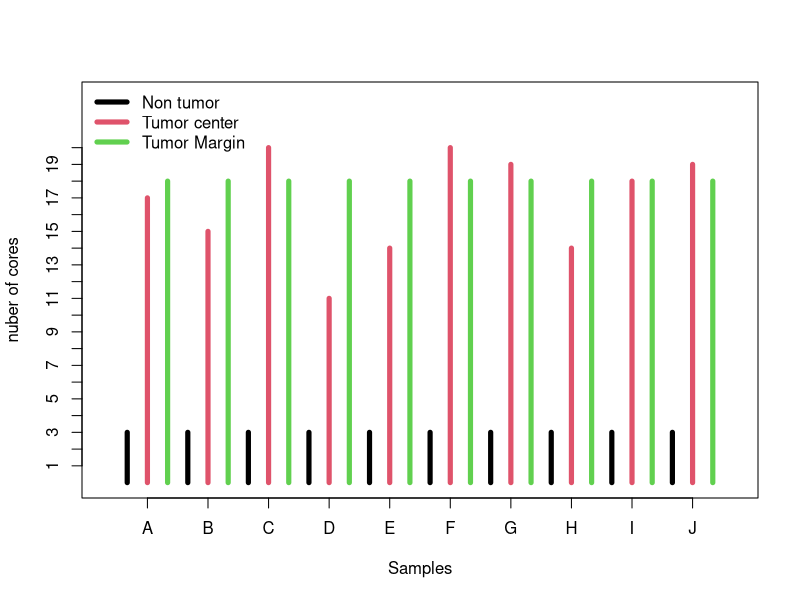
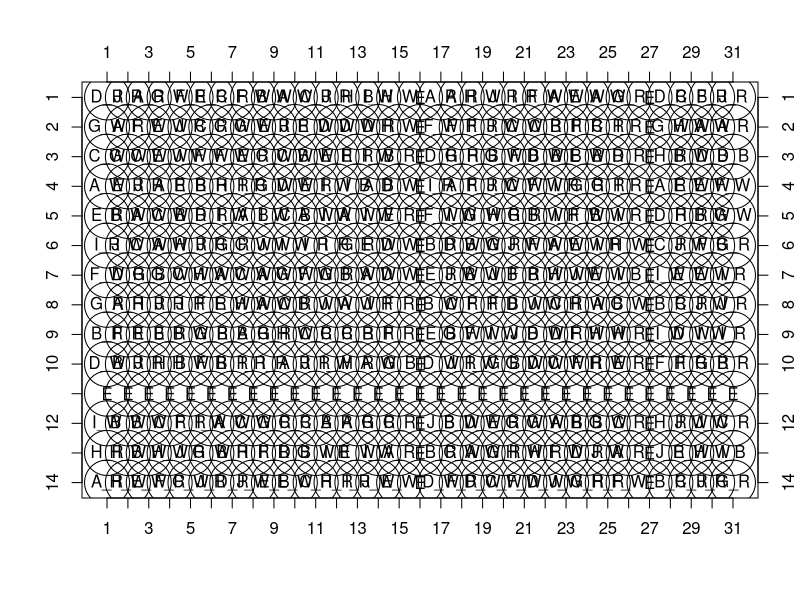
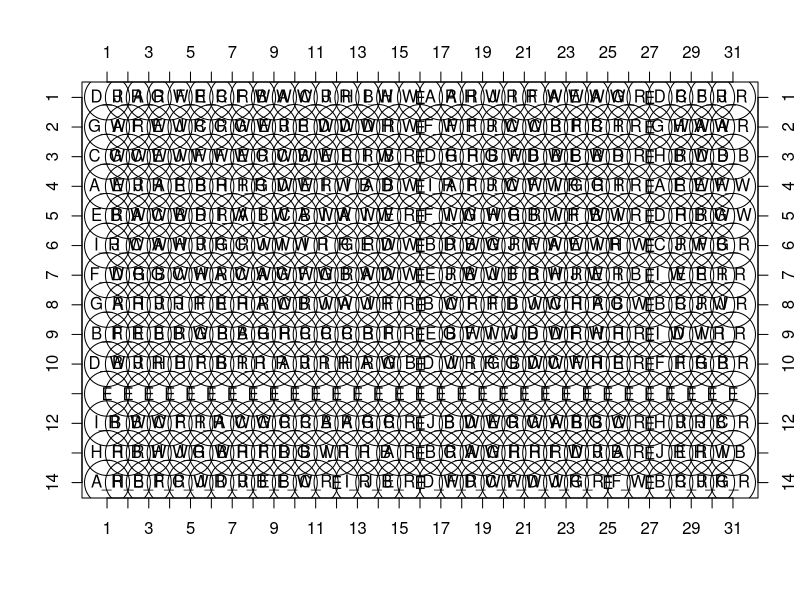
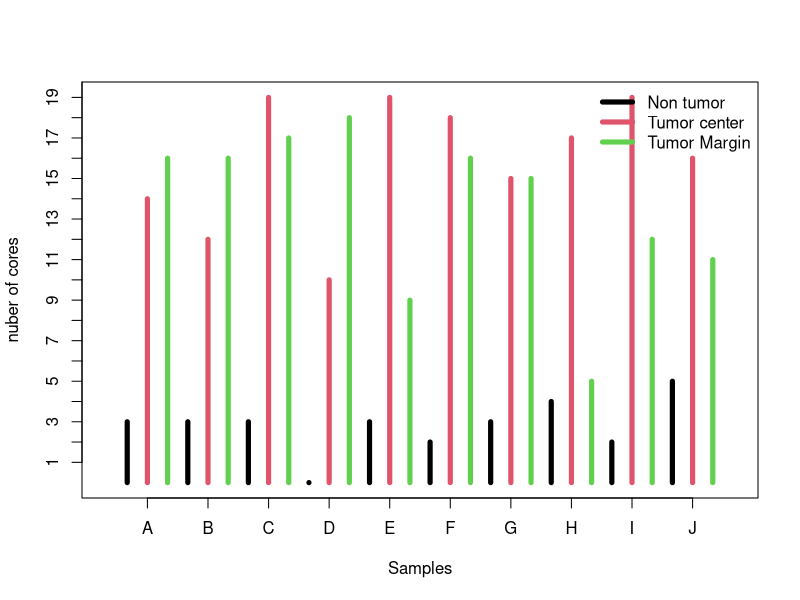
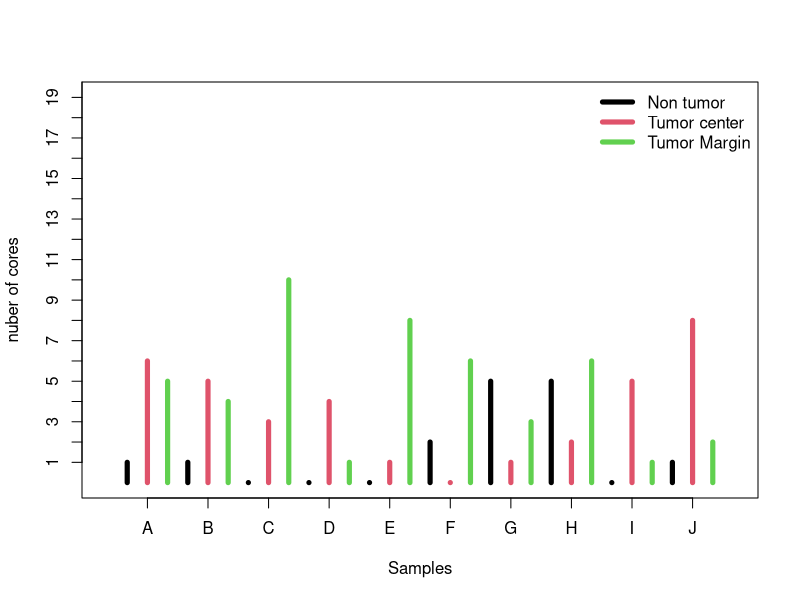

The R script that drew these images, in order:
set.seed(1)
# spatial transcriptomics
# the chosen design is 0.6 cores 31x14 matrix
# there are 10 cases 
cases <- LETTERS[1:10]
# there are 3 core types [color on the slide]
# red: tumor center (R) [color Red]
# blue: non tumor (B) [color Blue]
# white: tumor margin (W) [color white]
core_type <- c('R','B','W')
# TMA_cores <- expand.grid(cases,core_type)
# TMA_cores <- paste(TMA_cores[,1],TMA_cores[,2],sep = '_')
# core_prob <- c(rep(0.05, times = 10), rep(0.01, times = 10),rep(0.04, times = 10))

# we will use a 31x14 TMA design
TMA_map <- matrix(nrow = 14, ncol = 31) #prepare a matrix to hold the TMA structure
# 'E' will be the empty columns and row to orient the TMA
TMA_map[,c(16,27)] <- 'E' 
TMA_map[11,] <- 'E'
TMA_map
# sum(is.na(TMA_map)) # 377
to_fill <- vector(length = sum(is.na(TMA_map)))

# ensure that there are at least 3 non neoplastic cores
to_fill[1:30] <- rep(paste(cases,core_type[2],sep='_'), times = 3) 

# ensure that there are at least 15 margin neoplastic cores
to_fill[31:210] <- rep(paste(cases,core_type[3],sep='_'), times = 18) 

# randomly fill the rest with tumor center
for(i in 211:length(to_fill)) { to_fill[i] <- 
  sample(paste(cases,core_type[1],sep='_'),
         size = 1, 
         replace = FALSE)}

pdf('samples.pdf', width = 9, height = 9)
plot(NULL, xlim = c(0,31), ylim = c(0,23), 
     xaxt = "n", yaxt = "n", xlab = "Samples", ylab = "nuber of cores")
lines(table(to_fill), lwd = 5, col = 1:3)
legend('topleft', lwd = 5, col = 1:3,  bty = "n",
       legend = c("Non tumor", "Tumor center", "Tumor Margin"))
axis(side = 1, at = 1:10*3 -1, labels = LETTERS[1:10])
axis(side = 2, at = 1:20, labels = 1:20)
dev.off()

# test the length of the vector and the empty spaces
sum(is.na(TMA_map)) == length(to_fill) # 377

to_fill_r <- sample(to_fill, 
                    size = length(to_fill),
                    replace = FALSE)

idx <- which(is.na(TMA_map))
TMA_v <- vector(length = 31*14)
for( i in 1:length(to_fill_r)) TMA_v[idx[i]] <- to_fill_r[i]
TMA <- matrix(TMA_v, nrow = 14, ncol = 31)
TMA[,c(16,27)] <- 'E' 
TMA[11,] <- 'E'


write.csv(TMA, 'map.csv')
pdf('map.pdf', width = 16, height = 11)
plot(expand.grid(1:31,1:14), cex = 6, 
     xlab='', ylab='', xaxt = 'n', yaxt = 'n')
axis(c(1),1:31)
axis(c(3),1:31)
axis(c(2),1:14,14:1)
axis(c(4),1:14,14:1)
for(c in 1:31){
  for(r in 1:14){
    text(x = c,
         y = 15-r,
         labels = TMA[r,c])}}
dev.off()

# Changes made during TMA building
TMA_t <- TMA
TMA_t[7,6] <- "H_R"
TMA_t[7,23] <- "H_R"
TMA_t[7,25] <- "E_R"
TMA_t[7,29] <- "E_R"
TMA_t[7,30] <- "E_R"

TMA_t[8,7] <- "E_R"
TMA_t[8,8] <- "H_R"
TMA_t[8,24] <- "H_R"

TMA_t[9,10] <- "H_R"
TMA_t[9,25] <- "H_R"
TMA_t[9,30] <- "I_R"

TMA_t[10,5] <- "H_R"
TMA_t[10,12] <- "I_R"
TMA_t[10,19] <- "I_R"
TMA_t[10,25] <- "H_R"

TMA_t[12,1] <- "I_R"
TMA_t[12,6] <- "I_R"
TMA_t[12,29] <- "J_R"
TMA_t[12,30] <- "J_B"

TMA_t[13,2] <- "H_R"
TMA_t[13,13] <- "I_R"
TMA_t[13,14] <- "I_B"
TMA_t[13,21] <- "H_R"
TMA_t[13,25] <- "J_B"
TMA_t[13,29] <- "E_R"
TMA_t[13,30] <- "H_W"

TMA_t[14,2] <- "H_B"
TMA_t[14,3] <- "E_R"
TMA_t[14,8] <- "J_B"
TMA_t[14,10] <- "E_W"
TMA_t[14,12] <- "E"
TMA_t[14,14] <- "J_B"
TMA_t[14,15] <- "E_R"
TMA_t[14,23] <- "J_R"
TMA_t[14,25] <- "E"

pdf('map_t.pdf', width = 16, height = 11)
plot(expand.grid(1:31,1:14), cex = 6, 
     xlab='', ylab='', xaxt = 'n', yaxt = 'n')
axis(c(1),1:31)
axis(c(3),1:31)
axis(c(2),1:14,14:1)
axis(c(4),1:14,14:1)
for(c in 1:31){
  for(r in 1:14){
    text(x = c,
         y = 15-r,
         labels = TMA_t[r,c])}}
dev.off()

# scanning with geomx
# column missing 30, 31
# row missing 14

TMA_g <- TMA_t[-13,-c(30,31)]
to_lines <- c(table(TMA_g)[1:9],
           0, # cutting out the missing column and the missing rows all 3 D_B are absent
           table(TMA_g)[10:11], #[12] represents empty spots
           table(TMA_g)[13:30])
attr(to_lines,"names")[10] <- "D_B"
pdf('samples_g.pdf', width = 9, height = 9)
plot(NULL, xlim = c(0,31), ylim = c(0,19), 
     xaxt = "n", yaxt = "n", xlab = "Samples", ylab = "nuber of cores")
segments(x0=1:30, y0=0, y1=to_lines, lwd = 5, col = 1:3)
legend('topright', lwd = 5, col = 1:3,  bty = "n",
       legend = c("Non tumor", "Tumor center", "Tumor Margin"))
axis(side = 1, at = 1:10*3 -1, labels = LETTERS[1:10])
axis(side = 2, at = 1:20, labels = 1:20)
dev.off()

TMA_g <- TMA_t[-13,-9:-31]
to_lines <- c(table(TMA_g)[1:6],
              0, # cutting out the missing column and the missing rows all 3 D_B are absent
              table(TMA_g)[7:8],
              0,
              table(TMA_g)[9:10],
              0,
              table(TMA_g)[12:14],
              0,#[12] represents empty spots
              table(TMA_g)[15:21],
              0,#[12] represents empty spots
              table(TMA_g)[22:26])
attr(to_lines,"names")[10] <- "D_B"
pdf('samples_g.pdf', width = 9, height = 9)

plot(NULL, xlim = c(0,31), ylim = c(0,19), 
     xaxt = "n", yaxt = "n", xlab = "Samples", ylab = "nuber of cores")
segments(x0=1:30, y0=0, y1=to_lines, lwd = 5, col = 1:3)
legend('topright', lwd = 5, col = 1:3,  bty = "n",
       legend = c("Non tumor", "Tumor center", "Tumor Margin"))
axis(side = 1, at = 1:10*3 -1, labels = LETTERS[1:10])
axis(side = 2, at = 1:20, labels = 1:20)
dev.off()
